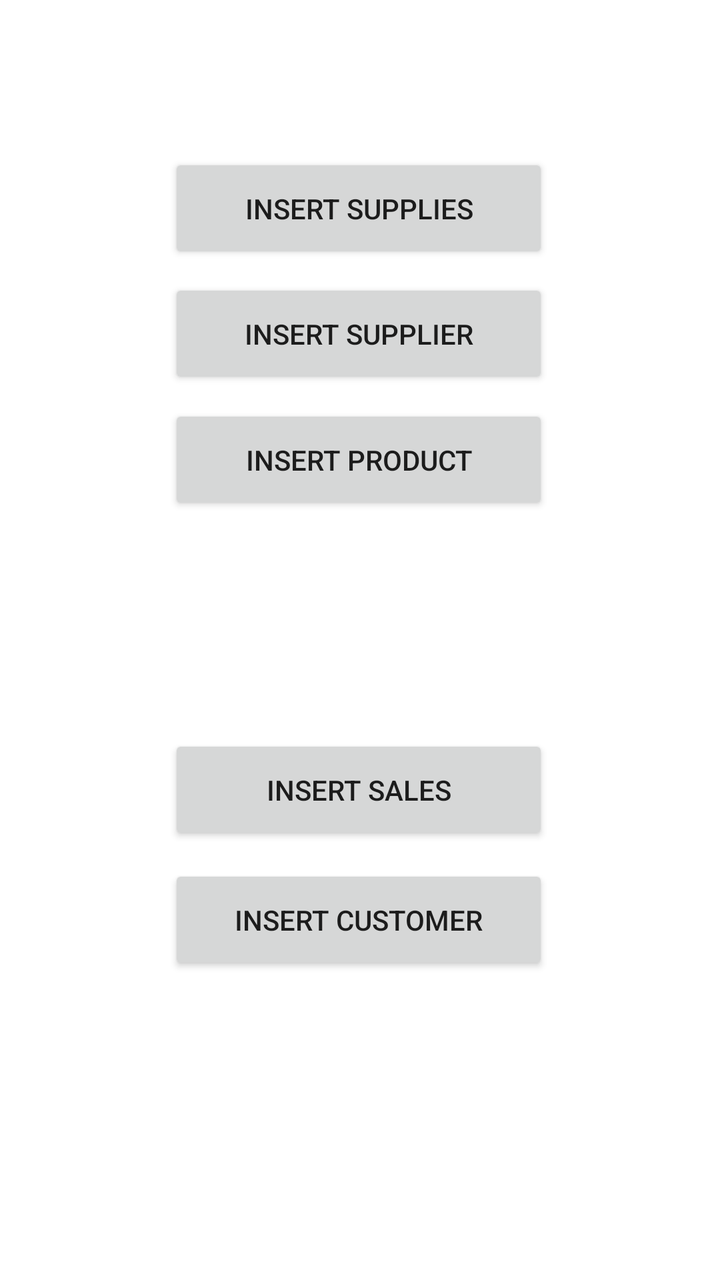
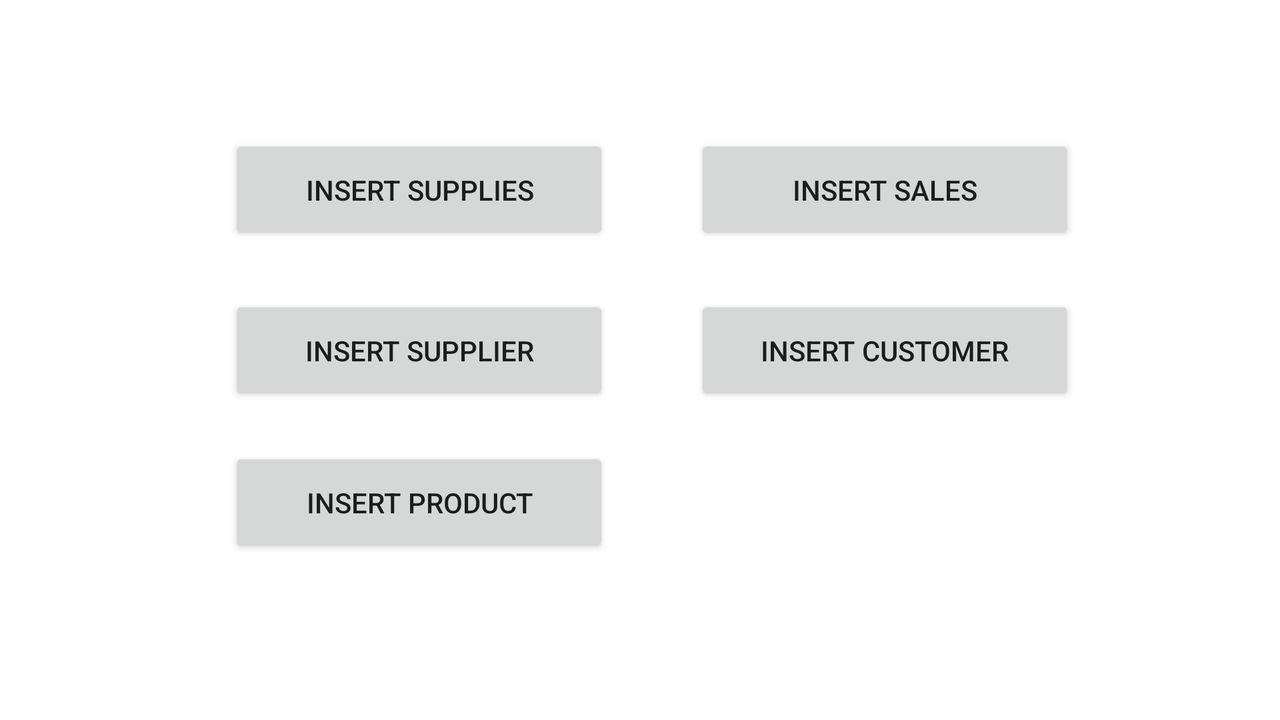

First picture: res/layout/ on a phone held upright. Second picture: the repository's own variant of that layout, on a device whose configuration matches the variant's folder. Source for both follows.
<!-- AndroidManifest.xml: application theme Theme.MyApplication -->
<!-- res/layout/fragment_insert.xml -->
<?xml version="1.0" encoding="utf-8"?>
<androidx.constraintlayout.widget.ConstraintLayout xmlns:android="http://schemas.android.com/apk/res/android"
    xmlns:app="http://schemas.android.com/apk/res-auto"
    xmlns:tools="http://schemas.android.com/tools"
    android:layout_width="match_parent"
    android:layout_height="match_parent"
    tools:context=".insertFragment">

    <Button
        android:id="@+id/insertSuppliesButton"
        android:layout_width="190dp"
        android:layout_height="55dp"
        android:text="Insert Supplies"
        app:layout_constraintBottom_toBottomOf="parent"
        app:layout_constraintEnd_toEndOf="parent"
        app:layout_constraintHorizontal_bias="0.497"
        app:layout_constraintStart_toStartOf="parent"
        app:layout_constraintTop_toTopOf="parent"
        app:layout_constraintVertical_bias="0.131" />

    <Button
        android:id="@+id/insertSupplierButton"
        android:layout_width="190dp"
        android:layout_height="55dp"
        android:text="Insert Supplier"
        app:layout_constraintBottom_toBottomOf="parent"
        app:layout_constraintEnd_toEndOf="parent"
        app:layout_constraintHorizontal_bias="0.497"
        app:layout_constraintStart_toStartOf="parent"
        app:layout_constraintTop_toTopOf="parent"
        app:layout_constraintVertical_bias="0.238" />

    <Button
        android:id="@+id/insertProductButton"
        android:layout_width="190dp"
        android:layout_height="55dp"
        android:text="Insert Product"
        app:layout_constraintBottom_toBottomOf="parent"
        app:layout_constraintEnd_toEndOf="parent"
        app:layout_constraintHorizontal_bias="0.497"
        app:layout_constraintStart_toStartOf="parent"
        app:layout_constraintTop_toTopOf="parent"
        app:layout_constraintVertical_bias="0.346" />

    <Button
        android:id="@+id/insertSalesButton"
        android:layout_width="190dp"
        android:layout_height="55dp"
        android:text="Insert Sales"
        app:layout_constraintBottom_toBottomOf="parent"
        app:layout_constraintEnd_toEndOf="parent"
        app:layout_constraintHorizontal_bias="0.497"
        app:layout_constraintStart_toStartOf="parent"
        app:layout_constraintTop_toTopOf="parent"
        app:layout_constraintVertical_bias="0.628" />


    <Button
        android:id="@+id/insertCustomerButton"
        android:layout_width="190dp"
        android:layout_height="55dp"
        android:text="Insert Customer"
        app:layout_constraintBottom_toBottomOf="parent"
        app:layout_constraintEnd_toEndOf="parent"
        app:layout_constraintHorizontal_bias="0.497"
        app:layout_constraintStart_toStartOf="parent"
        app:layout_constraintTop_toTopOf="parent"
        app:layout_constraintVertical_bias="0.739" />

</androidx.constraintlayout.widget.ConstraintLayout>
<!-- resources referenced by this layout -->
<resources>
  <style name="Theme.MyApplication" parent="Theme.MaterialComponents.DayNight.NoActionBar">
          
          <item name="colorPrimary">@color/black</item>
          <item name="colorPrimaryVariant">@color/black</item>
          <item name="colorOnPrimary">@color/white</item>
          
          <item name="colorSecondary">@color/teal_200</item>
          <item name="colorSecondaryVariant">@color/teal_700</item>
          <item name="colorOnSecondary">@color/black</item>
          
          <item name="android:statusBarColor">#000000</item>
          
      </style>
</resources>
<!-- res/layout-land/fragment_insert.xml (the author's variant of the layout above) -->
<!-- drawn on the phone turned sideways -->
<?xml version="1.0" encoding="utf-8"?>
<androidx.constraintlayout.widget.ConstraintLayout xmlns:android="http://schemas.android.com/apk/res/android"
    xmlns:app="http://schemas.android.com/apk/res-auto"
    xmlns:tools="http://schemas.android.com/tools"
    android:layout_width="match_parent"
    android:layout_height="match_parent"
    tools:context=".insertFragment">

    <Button
        android:id="@+id/insertSuppliesButton"
        android:layout_width="190dp"
        android:layout_height="55dp"
        android:text="Insert Supplies"
        app:layout_constraintBottom_toBottomOf="parent"
        app:layout_constraintEnd_toEndOf="parent"
        app:layout_constraintHorizontal_bias="0.255"
        app:layout_constraintStart_toStartOf="parent"
        app:layout_constraintTop_toTopOf="parent"
        app:layout_constraintVertical_bias="0.221" />


    <Button
        android:id="@+id/insertSupplierButton"
        android:layout_width="190dp"
        android:layout_height="55dp"
        android:text="Insert Supplier"
        app:layout_constraintBottom_toBottomOf="parent"
        app:layout_constraintEnd_toEndOf="parent"
        app:layout_constraintHorizontal_bias="0.255"
        app:layout_constraintStart_toStartOf="parent"
        app:layout_constraintTop_toBottomOf="@+id/insertSuppliesButton"
        app:layout_constraintVertical_bias="0.139" />

    <Button
        android:id="@+id/insertProductButton"
        android:layout_width="190dp"
        android:layout_height="55dp"
        android:text="Insert Product"
        app:layout_constraintBottom_toBottomOf="parent"
        app:layout_constraintEnd_toEndOf="parent"
        app:layout_constraintHorizontal_bias="0.255"
        app:layout_constraintStart_toStartOf="parent"
        app:layout_constraintTop_toBottomOf="@+id/insertSupplierButton"
        app:layout_constraintVertical_bias="0.205" />

    <Button
        android:id="@+id/insertSalesButton"
        android:layout_width="190dp"
        android:layout_height="55dp"
        android:text="Insert Sales"
        app:layout_constraintBottom_toBottomOf="parent"
        app:layout_constraintEnd_toEndOf="parent"
        app:layout_constraintHorizontal_bias="0.772"
        app:layout_constraintStart_toStartOf="parent"
        app:layout_constraintTop_toTopOf="parent"
        app:layout_constraintVertical_bias="0.221" />

    <Button
        android:id="@+id/insertCustomerButton"
        android:layout_width="190dp"
        android:layout_height="55dp"
        android:text="Insert Customer"
        app:layout_constraintBottom_toBottomOf="parent"
        app:layout_constraintEnd_toEndOf="parent"
        app:layout_constraintHorizontal_bias="0.772"
        app:layout_constraintStart_toStartOf="parent"
        app:layout_constraintTop_toBottomOf="@+id/insertSalesButton"
        app:layout_constraintVertical_bias="0.139" />

</androidx.constraintlayout.widget.ConstraintLayout>
